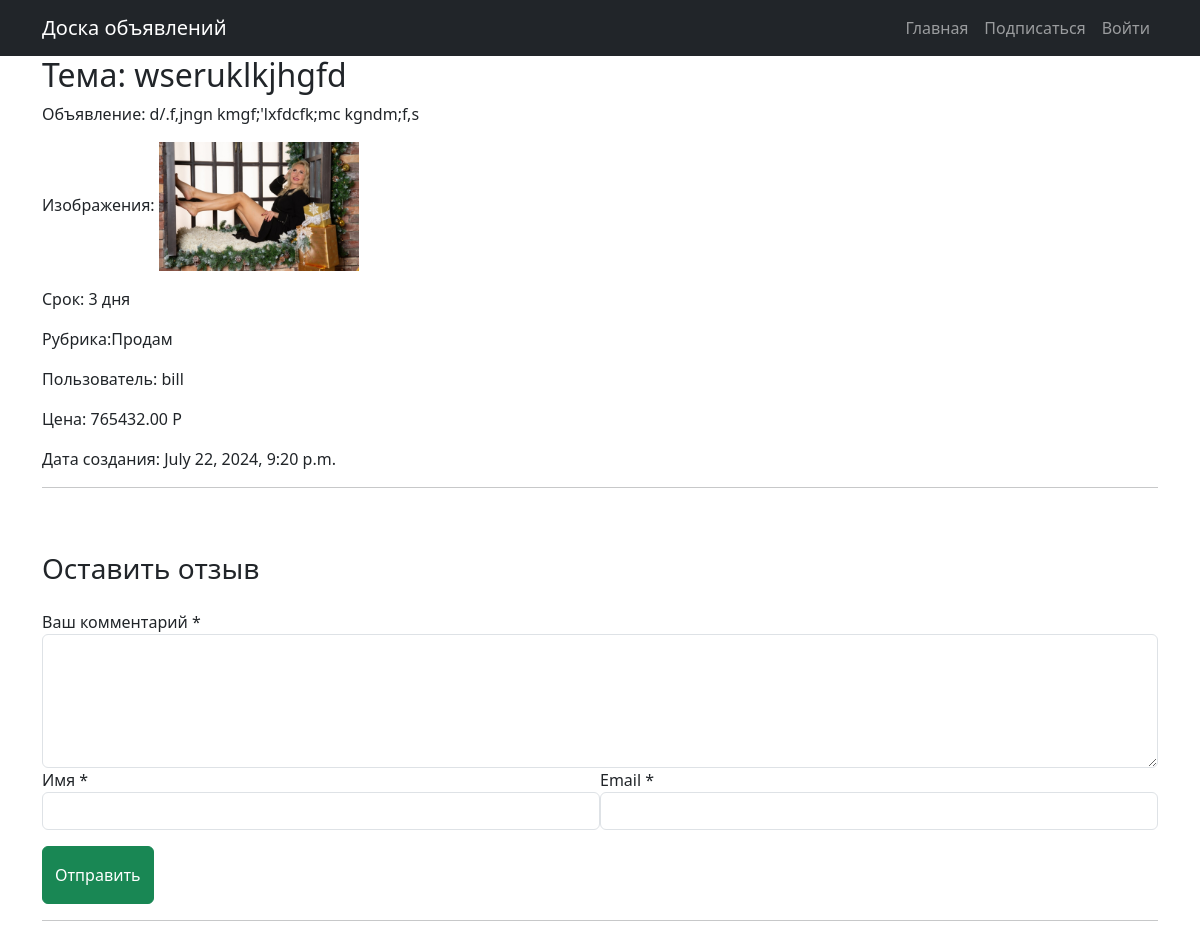
Page /8 on the committed database.
### config/models.py (models this page shows, shortened)
class Advert(models.Model):
    user = models.ForeignKey(User, verbose_name='Пользователь', on_delete=models.CASCADE)
    category = models.ForeignKey(Category, verbose_name='Категория', on_delete=models.CASCADE)
    filters = models.ForeignKey(FilterAdvert, verbose_name='Фильтр', on_delete=models.CASCADE)
    date = models.ForeignKey(DateAdvert, verbose_name='Срок', on_delete=models.CASCADE)
    subject = models.CharField('Тема', max_length=200)
    description = models.TextField("Объявление", max_length=10000)
    images = models.ForeignKey('gallery.Gallery', verbose_name='Изображения', blank=True, null=True, on_delete=models.SET_NULL)
    file = models.FileField("Файл", upload_to='board/', blank=True, null=True)
    price = models.DecimalField('Цена', max_digits=20, decimal_places=2)
    created = models.DateTimeField('Дата создания', auto_now_add=True)
    moderation = models.BooleanField('Модерация', default=False)
    slug = models.SlugField('url', max_length=200, unique=True)
    rating = models.SmallIntegerField("Лайки", default=0)
    """Добавим абсолютный путь, чтобы после создания нас перебрасывало на страницу с объявлениями"""
    class Meta:
        verbose_name = 'Объявление'
        verbose_name_plural = 'Объявления'

class DateAdvert(models.Model):
    name = models.CharField('Имя', max_length=50, unique=True)
    slug = models.SlugField('url', max_length=50)
    def __str__(self):
        return self.name
    class Meta:
        verbose_name = 'Срок'
        verbose_name_plural = 'Сроки'
        ordering = ["id"]

class FilterAdvert(models.Model):
    name = models.CharField('Имя', max_length=50, unique=True)
    slug = models.SlugField('url', max_length=50, unique=True)
    def __str__(self):
        return self.name
    class Meta:
        verbose_name = 'Фильтр'
        verbose_name_plural = 'Фильтры'
        ordering = ["id"]

### config/views.py (the view)
# urls.py: path('<int:pk>', AdvertDetail.as_view(), name="advert-detail"),
class AdvertDetail(DetailView):
    model = Advert
    context_object_name = "advert"
    template_name = 'board/advert-detail.html'

### config/templatetags/custom_filters.py (called while the page is built)
@register.filter()
def currency(value):
   return f'{value} Р'

### board/templates/board/advert-detail.html (shortened to what this page needs)
{% extends 'default.html' %}
{% load custom_filters %}
{% block content %}
        <h2>Тема: {{ advert.subject }}</h2>
        <p>Объявление: {{ advert.description }}</p>
        <p>
            {% if advert.file %}
            <p>Изображения: <img src="{{ advert.file.url }}" style="width: 200px;" alt=""></p>
        {% endif %}
        </p>
        <p>Срок: {{ advert.date }}</p>
        <p>Рубрика:{{ advert.filters }}</p>
        <p>Пользователь: {{ advert.user }}</p>
        <p>Цена: {{ advert.price|currency }}</p>
        <p>Дата создания: {{ advert.created }}</p>
        <hr>
<br><br>
                    <div class="row">
                        <div class="single-form-left">
                            <div class="contact-single">
                                <h3 class="editContent" style="outline: none; cursor: inherit;">
                                          Оставить отзыв</h3>
                                <form action="{% url 'add_review' advert.id %}" method="post" class="mt-4">
                                    <div class="form-group editContent"
                                         style="outline: none; cursor: inherit;">
                                        <label for="contactcomment" class="editContent"
                                               style="outline: none; cursor: inherit;">Ваш комментарий
                                            *</label>
                                        <textarea class="form-control border" rows="5" name="text"
                                                  id="contactcomment" required=""></textarea>
                                    </div>
                                    <div class="d-sm-flex">
                                        <div class="col-sm-6 form-group p-0 editContent"
                                             style="outline: none; cursor: inherit;">
                                            <label for="contactusername" class="editContent"
                                                   style="outline: none; cursor: inherit;">Имя
                                                *</label>
                                            <input type="text" class="form-control border" name="user"
                                                   id="contactusername" required="">
                                        </div>
                                        <div class="col-sm-6 form-group ml-sm-3 editContent"
                                             style="outline: none; cursor: inherit;">
                                            <label for="contactemail" class="editContent"
                                                   style="outline: none; cursor: inherit;">Email
                                                *</label>
                                            <input type="email" class="form-control border" name="email"
                                                   id="contactemail" required="">
                                        </div>
                                    </div>
                                    <button type="submit"
                                            class="mt-3 btn btn-success btn-block py-3"
                                            style="outline: none; cursor: inherit;">Отправить
                                    </button>
                                </form>
                            </div>
                            </div>
<br><br><br><br>
<div><hr></div>
<br><br>
<br><br><br>
{% endblock content %}

### rows in the picture
Advert: subject "wseruklkjhgfd", description "d/.f,jngn kmgf;'lxfdcfk;mc kgndm;f,s", file (picture), date "3 дня", filters "Продам", user "bill", price "765432.00 Р", created "July 22, 2024, 9:20 p.m."
